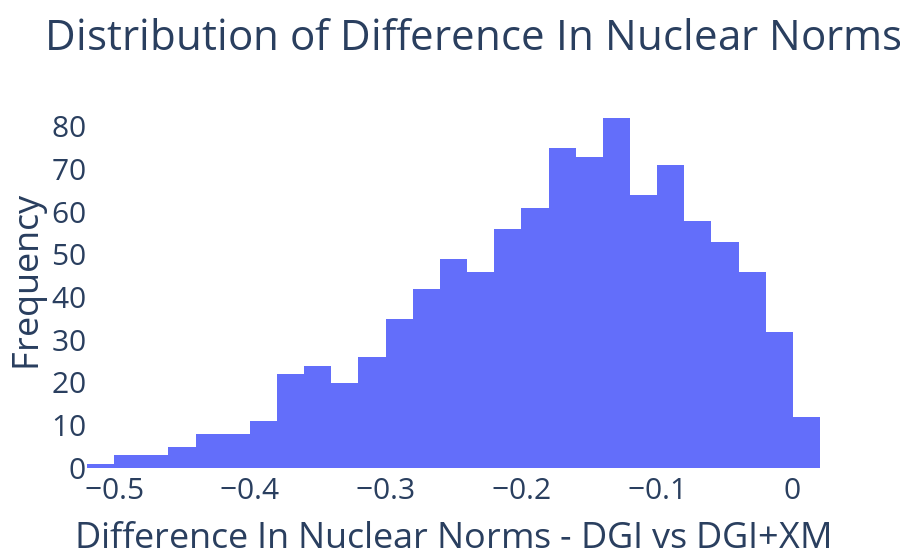

The notebook cell saved with this chart:
### Code cell
diff = np.array(norm_og) - np.array(norm_plus)
fig = go.Figure()
fig.add_trace(go.Histogram(x = diff))
fig.update_layout(title_text = 'Distribution of Difference In Nuclear Norms - DGI vs DGI+XM', 
                  xaxis_title_text = 'Difference In Nuclear Norms - DGI vs DGI+XM', 
                  yaxis_title_text = 'Frequency', 
                  plot_bgcolor = 'white', 
                  paper_bgcolor = 'white', 
                  font = dict(size = 30))
fig.show()

### Figure 1 — Plotly figure (JSON) as saved in the notebook; plotly's stock layout.template omitted (floating-point values rounded to 4 significant figures; data arrays with more than 128 entries replaced by an {"elided": "..."} marker saying what was removed)
{"data": [{"type": "histogram", "x": {"elided": "986 float values"}}], "layout": {"font": {"size": 30}, "paper_bgcolor": "white", "plot_bgcolor": "white", "title": {"text": "Distribution of Difference In Nuclear Norms - DGI vs DGI+XM"}, "xaxis": {"title": {"text": "Difference In Nuclear Norms - DGI vs DGI+XM"}}, "yaxis": {"title": {"text": "Frequency"}}}}
